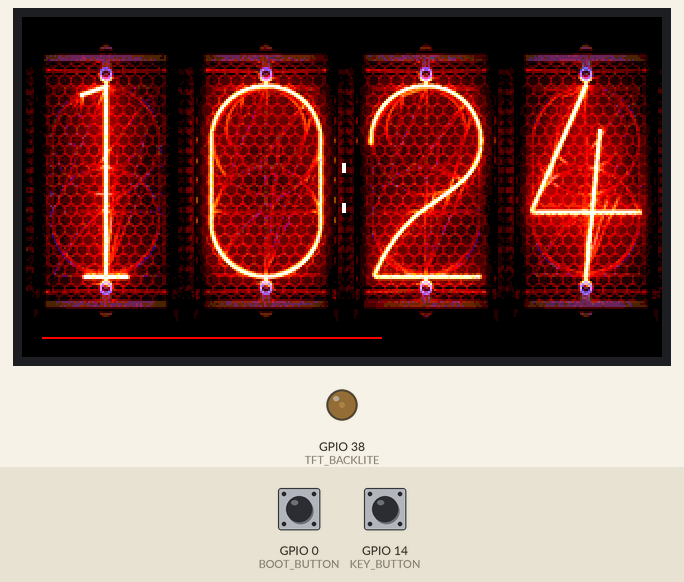
Bench run of a sketch on a simulated ESP32-S3. On the bench: 320×170 colour display, output pins drawn as LEDs (lit = HIGH). The test bench sets the inputs (shaded band); at power-on: GPIO 0 (BOOT_BUTTON) HIGH, GPIO 14 (KEY_BUTTON) HIGH. WiFi joins after 1.5 s; servers stay silent unless stated; the local clock reads 2024-03-15 10:24:30 at power-on unless the sketch sets it; pins used as bus, display or sensor lines are not drawn; what the sketch prints to the serial monitor is not drawn.

Above: at 4.0 s.
4.1 s: GPIO 0 (BOOT_BUTTON) pulled LOW for 0.2 s
At 5.2 s:
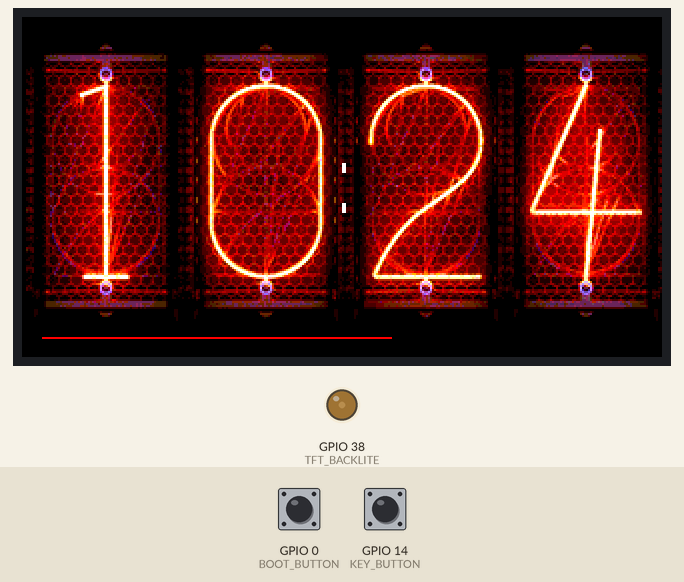
7.3 s: GPIO 0 (BOOT_BUTTON) pulled LOW for 1 s
At 8.46 s:
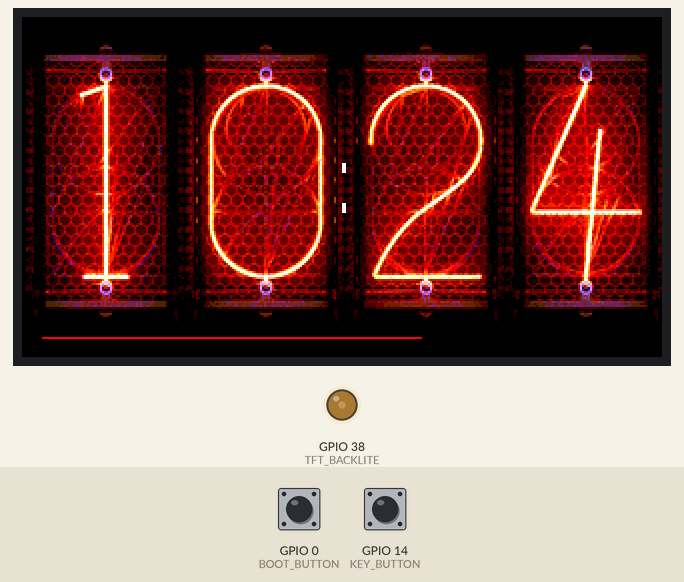
11.3 s: GPIO 14 (KEY_BUTTON) pulled LOW for 0.2 s
At 14.4 s:
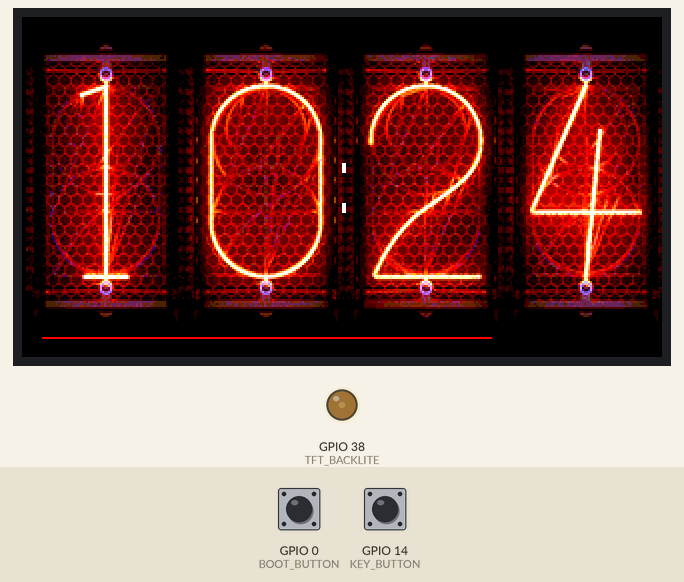
14.5 s: GPIO 14 (KEY_BUTTON) pulled LOW for 1 s
At 15.68 s:
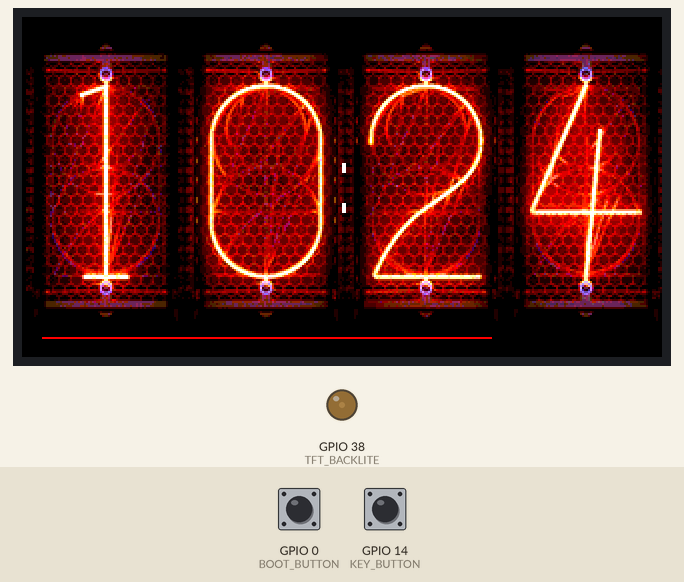
Timing chart, 0 to 17.5 s (numbered marks = the images above; inputs shaded):
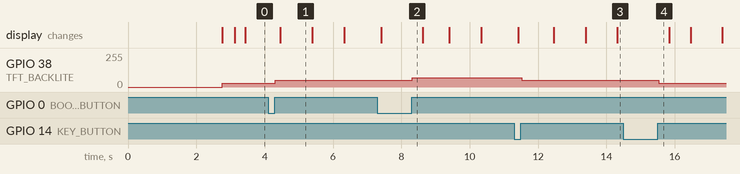

Measured:
- after the input at 4.1 s, GPIO 38 (TFT_BACKLITE): 30/255 → 50/255 after 0.21 s
- after the input at 7.3 s, GPIO 38 (TFT_BACKLITE): 50/255 → 70/255 after 1.0 s
- after the input at 11.3 s, GPIO 38 (TFT_BACKLITE): 70/255 → 50/255 after 0.22 s
- after the input at 14.5 s, GPIO 38 (TFT_BACKLITE): 50/255 → 30/255 after 1.0 s

The sketch:

Esp32_S3_ST7789_1_9_NixieClock_v07.ino
```cpp
/*
  This sketch will display a Nixie-style clock on the ST7789 TFT display with 170 x 320 px.

  The device is synchronized using Wi-Fi with an NTP time server. The display brightness is
  adjustable by pressing the Boot button (increase) or Key button (decrease).

*/

/*
Clock face Source
https://github.com/aly-fly/EleksTubeHAX/
Folder: data
Size 80 x 148 pixels
32 bit

Converter:
https://mischianti.org/rgb-image-to-byte-array-converter-for-arduino-tft-displays/
Settings (default):
Code format Hex 0x00
Palette mod 16bit RRRRRGGGGGGBBBBB (2byte/pixel)
Resize: use both parameters to match exact size, e.g. 35 x 70
Multi line yes
Endianness Little Endian
static yes
const yes
Data type uint16_t
PROGMEM yes
*/

/*
Version Management

18.05.2026 V07 Tutorial version
16.05.2026 V06 This is using another Nixie Clock faces with 148x80 pixel that should run on the
               1,9 inches 170x320 ST7789 TFT display
...
02.06.2025 V01 Initial programming, does not show the flips
*/

const char* WIFI_SSID = "change to your router";
const char* WIFI_PASSWORD = "change to your password";

#include <Arduino.h>
#include "SPI.h"
#include <TFT_eSPI.h>
TFT_eSPI tft = TFT_eSPI();

// Time management
// Configuration of NTP
// choose the best fitting NTP server pool for your country
#define MY_NTP_SERVER "pool.ntp.org"

// choose your time zone from this list
// https://github.com/nayarsystems/posix_tz_db/blob/master/zones.csv
// Germany/Europe: #define MY_TZ "CET-1CEST,M3.5.0/02,M10.5.0/03"
#define MY_TIMEZONE "CET-1CEST,M3.5.0,M10.5.0/3"

#include <time.h>
#include <WiFi.h>

// Globals
time_t now;  // this are the seconds since Epoch (1970) - UTC
tm tm;       // the structure tm holds time information in a more convenient way *

// Image files with the digits
// Original source was https://savageelectronics.com/display-array-clock-faces-update/
// https://savageelectronics.com/wp-content/uploads/2021/05/Clock-Faces.zip
#include "zero.h";
#include "one.h";
#include "two.h";
#include "three.h";
#include "four.h";
#include "five.h";
#include "six.h";
#include "seven.h";
#include "eight.h";
#include "nine.h";
#include "point2.h";

TFT_eSprite ts[11] = { TFT_eSprite(&tft), TFT_eSprite(&tft), TFT_eSprite(&tft), TFT_eSprite(&tft), TFT_eSprite(&tft), TFT_eSprite(&tft), TFT_eSprite(&tft), TFT_eSprite(&tft), TFT_eSprite(&tft), TFT_eSprite(&tft), TFT_eSprite(&tft) };

#define DISPLAY_HEIGHT 170
#define DISPLAY_WIDTH 320
#define DISPLAY_X_OFFSET 0
#define DISPLAY_Y_OFFSET 10
#define DISPLAY_BRIGHTNESS 30
#define TFT_BACKLITE 38

#define TFT_POWER 15

#define BOOT_BUTTON 0
#define KEY_BUTTON 14

const uint16_t DISPLAY_BACKGROUND_COLOR = TFT_BLACK;  // background

int16_t displayBrightness = DISPLAY_BRIGHTNESS;


unsigned long ms = millis();
byte start = 1;          // initial start flag
byte display_sHand = 1;  // display seconds hand 0=no, 1=yes
uint8_t hh, mm, ss;

TFT_eSprite display = TFT_eSprite(&tft);  // Declare Sprite object "spr" with pointer to "tft" object

// ----------------------------------------------------------------

void setup() {
  Serial.begin(115200);
  delay(1000);
  Serial.println("ESP32-S3 for TFT ST7789 1,9 in 170 x 320 pixels display V07");

  // Init buttons
  pinMode(BOOT_BUTTON, INPUT_PULLUP);
  pinMode(KEY_BUTTON, INPUT_PULLUP);

  // Obtain current time and set variables for the Second, Minute and Hour
  configTime(0, 0, MY_NTP_SERVER);  // 0, 0 because we will use TZ in the next line
  setenv("TZ", MY_TIMEZONE, 1);     // Set environment variable with your time zone
  tzset();

  // start network
  WiFi.persistent(false);
  WiFi.mode(WIFI_STA);
  WiFi.begin(WIFI_SSID, WIFI_PASSWORD);
  while (WiFi.status() != WL_CONNECTED) {
    delay(200);
    Serial.print(".");
  }
  Serial.println("\nWiFi connected");

  // When the device is powered by USB the display is set ON by default,
  // but when powering the device by a battery you need to set the pin to HIGH
  // or the display stays dark
  pinMode(TFT_POWER, OUTPUT);
  digitalWrite(TFT_POWER, HIGH);

  // initial setup of display unit
  tft.init();  // initialise the display unit

  pinMode(TFT_BACKLITE, OUTPUT);
  analogWrite(TFT_BACKLITE, displayBrightness);

  tft.setRotation(3);  // 3 = terminal left side, 2 = USB Top, 1 = terminal right side
  tft.fillScreen(DISPLAY_BACKGROUND_COLOR);

  for (int i = 0; i < 11; i++) {
    ts[i].setSwapBytes(true);
  }

  createDisplayTimeCharacters80148();
}

void loop() {
  manage_Display();  // manage clock display

  // Handle buttons in loop()
  if (digitalRead(KEY_BUTTON) == LOW) {  // Push button pressed
    // Key debounce handling
    while (digitalRead(KEY_BUTTON) == LOW) {
      delay(50);
    }
    // decrease brightness
    displayBrightness = displayBrightness - 20;
    if (displayBrightness < 20) {
      displayBrightness = 10;
    }
    analogWrite(TFT_BACKLITE, displayBrightness);
  }
  // increase brightness
  if (digitalRead(BOOT_BUTTON) == LOW) {  // Push button pressed
    // Key debounce handling
    while (digitalRead(BOOT_BUTTON) == LOW) {
      delay(50);
    }
    // increase brightness
    displayBrightness = displayBrightness + 20;
    if (displayBrightness > 230) {
      displayBrightness = 230;
    }
    analogWrite(TFT_BACKLITE, displayBrightness);
  }
}

void manage_Display() {
  // Only update the screen once every second and at the start
  if (millis() - ms >= 1000 || start) {
    hh = tm.tm_hour;
    mm = tm.tm_min;
    ss = tm.tm_sec;
    print_current_time();
    ms = millis();
    if (++ss > 59) {
      ss = 0;
      if (++mm > 59) {
        mm = 0;
        if (++hh > 23) hh = 0;
      }
    }
    createDisplayBackground();
    // 4 nixie digits
    flipClockUpdate();
    display.pushSprite(DISPLAY_X_OFFSET, DISPLAY_Y_OFFSET, TFT_TRANSPARENT);
  }
}

void createDisplayTimeCharacters80148() {
  for (int i = 0; i < 10; i++) {
    ts[i].setColorDepth(8);
    ts[i].createSprite(80, 148);
  }
  ts[0].pushImage(0, 0, 80, 148, zero);
  ts[1].pushImage(0, 0, 80, 148, one);
  ts[2].pushImage(0, 0, 80, 148, two);
  ts[3].pushImage(0, 0, 80, 148, three);
  ts[4].pushImage(0, 0, 80, 148, four);
  ts[5].pushImage(0, 0, 80, 148, five);
  ts[6].pushImage(0, 0, 80, 148, six);
  ts[7].pushImage(0, 0, 80, 148, seven);
  ts[8].pushImage(0, 0, 80, 148, eight);
  ts[9].pushImage(0, 0, 80, 148, nine);

  ts[10].setColorDepth(8);
  ts[10].createSprite(5, 5);
  ts[10].pushImage(0, 0, 5, 5, point2);
}

// Create the background sprite i.e. the clock face and push the image of the clock face to that sprite
void createDisplayBackground() {
  display.setColorDepth(8);
  display.createSprite(DISPLAY_WIDTH, DISPLAY_HEIGHT);
  display.fillSprite(DISPLAY_BACKGROUND_COLOR);
}

void flipClockUpdate() {
  const uint8_t DIGITS_OFFSET_X = 2;
  const uint8_t DIGITS_OFFSET_Y = 3;
  const uint8_t DIGITS_WIDTH = 80;

  // number of the hour
  if (hh < 10) {
    ts[0].pushToSprite(&display, DIGITS_OFFSET_X, DIGITS_OFFSET_Y);
    ts[hh].pushToSprite(&display, DIGITS_OFFSET_X + DIGITS_WIDTH, DIGITS_OFFSET_Y);
  } else if ((hh > 9) && (hh < 20)) {
    ts[1].pushToSprite(&display, DIGITS_OFFSET_X, DIGITS_OFFSET_Y);
    ts[hh - 10].pushToSprite(&display, DIGITS_OFFSET_X + DIGITS_WIDTH, DIGITS_OFFSET_Y);
  } else {
    ts[2].pushToSprite(&display, DIGITS_OFFSET_X, DIGITS_OFFSET_Y);
    ts[hh - 20].pushToSprite(&display, DIGITS_OFFSET_X + DIGITS_WIDTH, DIGITS_OFFSET_Y);
  }

  // colon
  ts[10].pushToSprite(&display, 160, DIGITS_OFFSET_Y + 60);
  ts[10].pushToSprite(&display, 163, DIGITS_OFFSET_Y + 60);
  ts[10].pushToSprite(&display, 160, DIGITS_OFFSET_Y + 80);
  ts[10].pushToSprite(&display, 163, DIGITS_OFFSET_Y + 80);

  // minutes
  if (mm < 10) {
    ts[0].pushToSprite(&display, DIGITS_OFFSET_X + (2 * DIGITS_WIDTH), DIGITS_OFFSET_Y);
    ts[mm].pushToSprite(&display, DIGITS_OFFSET_X + (3 * DIGITS_WIDTH), DIGITS_OFFSET_Y);
  } else if (mm > 9) {
    int mmFirst = mm / 10;
    Serial.printf("mmFirst: %d mmLast: %d\n", mmFirst, mm - (mmFirst * 10));
    ts[mmFirst].pushToSprite(&display, DIGITS_OFFSET_X + (2 * DIGITS_WIDTH), DIGITS_OFFSET_Y);
    ts[mm - (mmFirst * 10)].pushToSprite(&display, DIGITS_OFFSET_X + (3 * DIGITS_WIDTH), DIGITS_OFFSET_Y);
  }

  // seconds
  // this is a simple bar
  display.drawFastHLine(10, DISPLAY_HEIGHT - DISPLAY_Y_OFFSET - 10, ss * 5, TFT_RED);
}

void print_current_time() {
  time(&now);              // read the current time
  localtime_r(&now, &tm);  // update the structure tm with the current time
  Serial.print("year:");
  Serial.print(tm.tm_year + 1900);  // years since 1900
  Serial.print("\tmonth:");
  Serial.print(tm.tm_mon + 1);  // January = 0 (!)
  Serial.print("\tday:");
  Serial.print(tm.tm_mday);  // day of month
  Serial.print("\thour:");
  Serial.print(tm.tm_hour);  // hours since midnight 0-23
  Serial.print("\tmin:");
  Serial.print(tm.tm_min);  // minutes after the hour 0-59
  Serial.print("\tsec:");
  Serial.print(tm.tm_sec);  // seconds after the minute 0-61*
  Serial.print("\twday");
  Serial.print(tm.tm_wday);  // days since Sunday 0-6
  if (tm.tm_isdst == 1)      // Daylight Saving Time flag
    Serial.print("\tDST");
  else
    Serial.print("\tstandard");
  Serial.println();
}
```

point2.h
```cpp
#define POINT2_HEIGHT 5
#define POINT2_WIDTH 5

// array size is 50
static const uint16_t point2[] PROGMEM  = {
  0xfffa, 0xfffa, 0xfffa, 0xfffa, 0xfffa,
  0xfffa, 0xfffa, 0xfffa, 0xfffa, 0xfffa,
  0xfffa, 0xfffa, 0xfffa, 0xfffa, 0xfffa,
  0xfffa, 0xfffa, 0xfffa, 0xfffa, 0xfffa,
  0xfffa, 0xfffa, 0xfffa, 0xfffa, 0xfffa
};
```

Source omitted: eight.h (data table, 95275 bytes), five.h (data table, 95274 bytes), four.h (data table, 95274 bytes), nine.h (data table, 95274 bytes), one.h (data table, 95273 bytes), seven.h (data table, 95275 bytes), six.h (data table, 95273 bytes), three.h (data table, 95275 bytes), two.h (data table, 95273 bytes), zero.h (data table, 95274 bytes)
